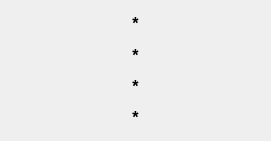
   <widget class="QWidget" name="layoutWidget">
    <property name="geometry">
     <rect>
      <x>680</x>
      <y>296</y>
      <width>271</width>
      <height>141</height>
     </rect>
    </property>
    <layout class="QVBoxLayout" name="verticalLayout_6">
     <item>
      <widget class="QLabel" name="Total_Yield_Label">
       <property name="font">
        <font>
         <pointsize>12</pointsize>
         <weight>75</weight>
         <bold>true</bold>
        </font>
       </property>
       <property name="text">
        <string>*</string>
       </property>
       <property name="alignment">
        <set>Qt::AlignCenter</set>
       </property>
      </widget>
     </item>
     <item>
      <widget class="QLabel" name="Total_Yield_Label_Yest">
       <property name="font">
        <font>
         <pointsize>12</pointsize>
         <weight>75</weight>
         <bold>true</bold>
        </font>
       </property>
       <property name="text">
        <string>*</string>
       </property>
       <property name="alignment">
        <set>Qt::AlignCenter</set>
       </property>
      </widget>
     </item>
     <item>
      <widget class="QLabel" name="Max_Watts_Today_Label">
       <property name="font">
        <font>
         <pointsize>12</pointsize>
         <weight>75</weight>
         <bold>true</bold>
        </font>
       </property>
       <property name="text">
        <string>*</string>
       </property>
       <property name="alignment">
        <set>Qt::AlignCenter</set>
       </property>
      </widget>
     </item>
     <item>
      <widget class="QLabel" name="Max_Watts_Yest_Label">
       <property name="font">
        <font>
         <pointsize>12</pointsize>
         <weight>75</weight>
         <bold>true</bold>
        </font>
       </property>
       <property name="text">
        <string>&lt;html&gt;&lt;head/&gt;&lt;body&gt;&lt;p&gt;*&lt;/p&gt;&lt;/body&gt;&lt;/html&gt;</string>
       </property>
       <property name="alignment">
        <set>Qt::AlignCenter</set>
       </property>
      </widget>
     </item>
    </layout>
   </widget>
